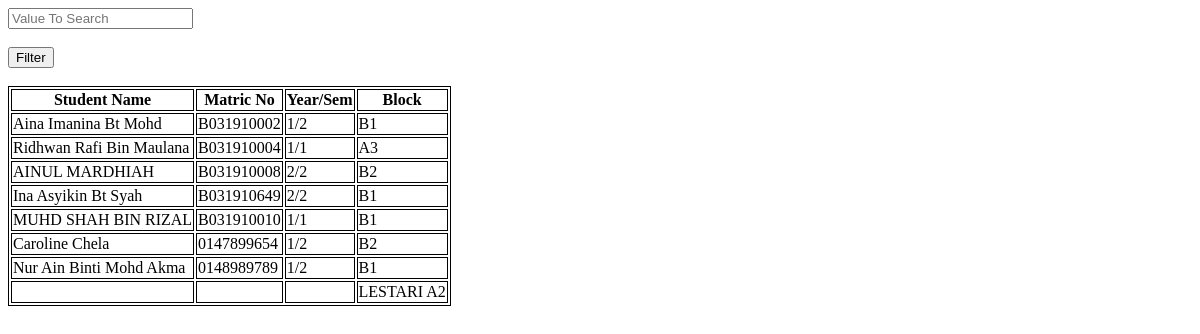
Screenshot of /search.php with the database file from the repository.
### tables this page shows
CREATE TABLE IF NOT EXISTS `regstud` (
  `id` int(11) NOT NULL AUTO_INCREMENT,
  `matricno` varchar(50) NOT NULL,
  `email` varchar(50) NOT NULL,
  `studentname` varchar(50) NOT NULL,
  `faculty` varchar(50) NOT NULL,
  `prog` varchar(50) NOT NULL,
  `yearsem` varchar(50) NOT NULL,
  `block` varchar(50) NOT NULL,
  `roomno` varchar(50) NOT NULL,
  `address` varchar(50) NOT NULL,
  `gender` varchar(50) NOT NULL,
  `phoneno` varchar(50) NOT NULL,
  PRIMARY KEY (`id`),
  UNIQUE KEY `matricno` (`matricno`)
);

### search.php (the view, shortened to what this page needs)
<?php
if(isset($_POST['search']))
{
    $valueToSearch = $_POST['valueToSearch'];
    $query ="SELECT * FROM `regstud` WHERE CONCAT( `studentname`, `matricno`, `yearsem`, `block`) LIKE '%".$valueToSearch."%' ";
    $search_result = filterTable($query);
}
 else {
    $query = "SELECT * FROM `regstud`";
    $search_result = filterTable($query);
}
function filterTable($query)
{
    $link = mysqli_connect("localhost", "root", "", "dbhostel");
    $filter_Result = mysqli_query($link, $query);
    return $filter_Result;
}
?>
<!DOCTYPE html>
<html>
    <head>
    </head>
    <body>
        <form action="search.php" method="post">
            <input type="text" name="valueToSearch" placeholder="Value To Search"><br><br>
            <input type="submit" name="search" value="Filter"><br><br>
            <table>
                <tr>
                    <th>Student Name</th>
                    <th>Matric No</th>
                    <th>Year/Sem</th>
                    <th>Block</th>
                </tr>
                <?php while($row = mysqli_fetch_array($search_result)):?>
                <tr>
                    <td><?php echo $row['studentname'];?></td>
                    <td><?php echo $row['matricno'];?></td>
                    <td><?php echo $row['yearsem'];?></td>
                    <td><?php echo $row['block'];?></td>
                </tr>
                <?php endwhile;?>
            </table>
        </form>
    </body>
</html>

### search.php (style rules this page uses)
table,tr,th,td { border: 1px solid black; }

### rows the page displays
regstud: studentname "Aina Imanina Bt Mohd", matricno "B031910002", yearsem "1/2", block "B1"
regstud: studentname "Ridhwan Rafi Bin Maulana", matricno "B031910004", yearsem "1/1", block "A3"
regstud: studentname "AINUL MARDHIAH", matricno "B031910008", yearsem "2/2", block "B2"
regstud: studentname "Ina Asyikin Bt Syah", matricno "B031910649", yearsem "2/2", block "B1"
regstud: studentname "MUHD SHAH BIN RIZAL", matricno "B031910010", yearsem "1/1", block "B1"
regstud: studentname "Caroline Chela", matricno "0147899654", yearsem "1/2", block "B2"
regstud: studentname "Nur Ain Binti Mohd Akma", matricno "0148989789", yearsem "1/2", block "B1"
regstud: block "LESTARI A2"
